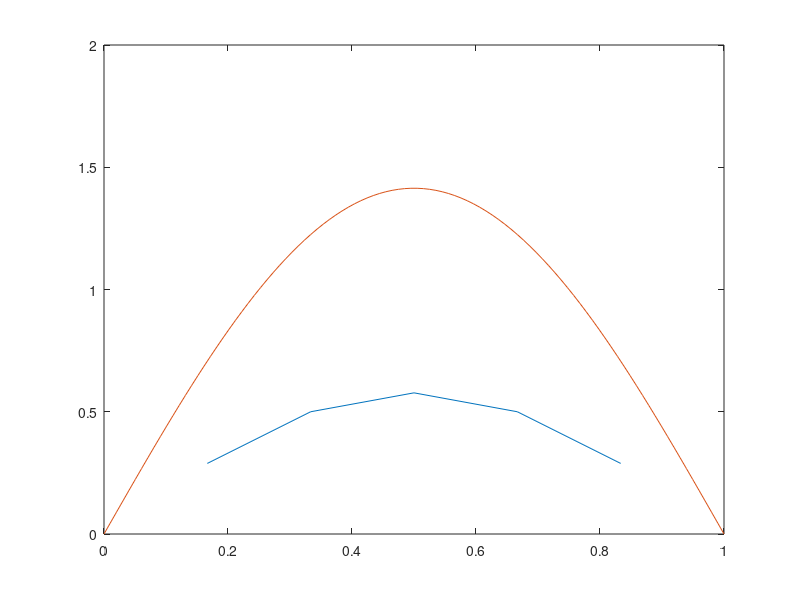

MATLAB code to generate this figure:
twos = 2*ones(5,1);
diagonal_twos = diag(twos);
negative_ones = -1*ones(4,1);
upper_diag_ones= diag(negative_ones,1);
lower_diag_ones= diag(negative_ones,-1);
prefactor = 1/(2*(1/(5+1))^2);
H = prefactor * (diagonal_twos + upper_diag_ones + lower_diag_ones);
[eigenvectors,eigenvalues] = eig(H)
xvalues = linspace(1/(5+1), 5/(5+1), 5);
yvalues = -eigenvectors(:,1)
xvalues2 = linspace(0,1)
yvalues2 = sqrt(2)*sin(pi*xvalues2)
plot (xvalues,yvalues,xvalues2,yvalues2)

